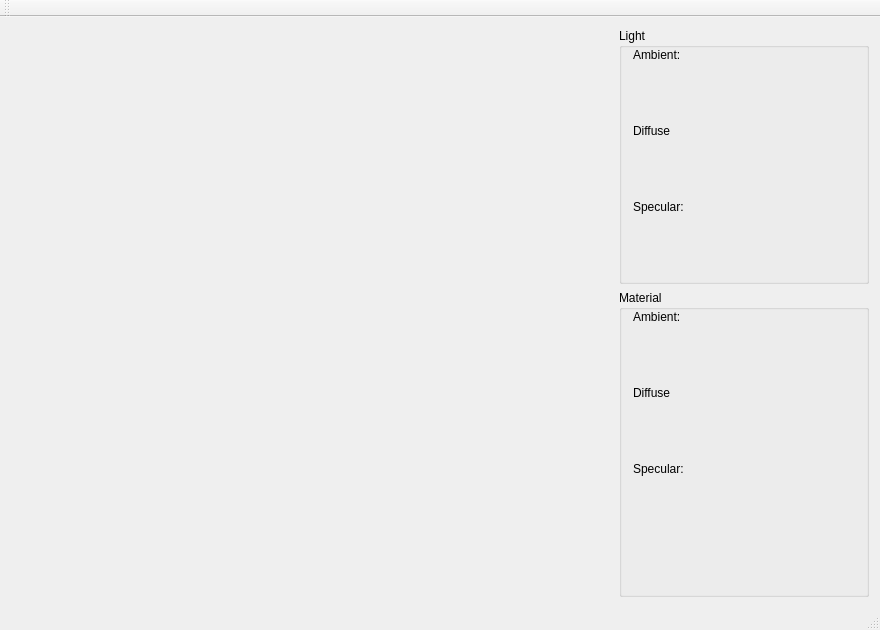
<?xml version="1.0" encoding="UTF-8"?>
<ui version="4.0">
 <class>MainWindow</class>
 <widget class="QMainWindow" name="MainWindow">
  <property name="geometry">
   <rect>
    <x>0</x>
    <y>0</y>
    <width>880</width>
    <height>630</height>
   </rect>
  </property>
  <property name="windowTitle">
   <string>MainWindow</string>
  </property>
  <widget class="QWidget" name="centralWidget">
   <layout class="QHBoxLayout" name="horizontalLayout_2">
    <item>
     <layout class="QHBoxLayout" name="horizontalLayout">
      <item>
       <widget class="GLWindow" name="glwindow" native="true">
        <property name="sizePolicy">
         <sizepolicy hsizetype="Expanding" vsizetype="Preferred">
          <horstretch>0</horstretch>
          <verstretch>0</verstretch>
         </sizepolicy>
        </property>
       </widget>
      </item>
      <item>
       <layout class="QVBoxLayout" name="verticalLayout">
        <item>
         <widget class="QGroupBox" name="groupBox">
          <property name="sizePolicy">
           <sizepolicy hsizetype="Preferred" vsizetype="Preferred">
            <horstretch>0</horstretch>
            <verstretch>0</verstretch>
           </sizepolicy>
          </property>
          <property name="minimumSize">
           <size>
            <width>250</width>
            <height>0</height>
           </size>
          </property>
          <property name="maximumSize">
           <size>
            <width>250</width>
            <height>16777215</height>
           </size>
          </property>
          <property name="title">
           <string>Light</string>
          </property>
          <layout class="QVBoxLayout" name="verticalLayout_3">
           <property name="topMargin">
            <number>0</number>
           </property>
           <item>
            <layout class="QVBoxLayout" name="verticalLayout_2">
             <item>
              <widget class="QLabel" name="label">
               <property name="text">
                <string>Ambient:</string>
               </property>
              </widget>
             </item>
             <item>
              <widget class="ColorPicker" name="ambientWidget" native="true">
               <property name="minimumSize">
                <size>
                 <width>0</width>
                 <height>50</height>
                </size>
               </property>
              </widget>
             </item>
             <item>
              <widget class="QLabel" name="label_3">
               <property name="text">
                <string>Diffuse</string>
               </property>
              </widget>
             </item>
             <item>
              <widget class="ColorPicker" name="diffuseWidget" native="true">
               <property name="minimumSize">
                <size>
                 <width>0</width>
                 <height>50</height>
                </size>
               </property>
              </widget>
             </item>
             <item>
              <widget class="QLabel" name="label_2">
               <property name="text">
                <string>Specular:</string>
               </property>
              </widget>
             </item>
             <item>
              <widget class="ColorPicker" name="specularWidget" native="true">
               <property name="minimumSize">
                <size>
                 <width>0</width>
                 <height>50</height>
                </size>
               </property>
              </widget>
             </item>
            </layout>
           </item>
          </layout>
         </widget>
        </item>
        <item>
         <widget class="QGroupBox" name="groupBox_2">
          <property name="minimumSize">
           <size>
            <width>250</width>
            <height>0</height>
           </size>
          </property>
          <property name="maximumSize">
           <size>
            <width>250</width>
            <height>16777215</height>
           </size>
          </property>
          <property name="title">
           <string>Material</string>
          </property>
          <layout class="QVBoxLayout" name="verticalLayout_6">
           <property name="topMargin">
            <number>0</number>
           </property>
           <item>
            <layout class="QVBoxLayout" name="verticalLayout_5">
             <item>
              <widget class="QLabel" name="label_6">
               <property name="text">
                <string>Ambient:</string>
               </property>
              </widget>
             </item>
             <item>
              <widget class="ColorPicker" name="materialAmbient" native="true">
               <property name="minimumSize">
                <size>
                 <width>0</width>
                 <height>50</height>
                </size>
               </property>
              </widget>
             </item>
             <item>
              <widget class="QLabel" name="label_4">
               <property name="text">
                <string>Diffuse</string>
               </property>
              </widget>
             </item>
             <item>
              <widget class="ColorPicker" name="materialDiffuse" native="true">
               <property name="minimumSize">
                <size>
                 <width>0</width>
                 <height>50</height>
                </size>
               </property>
              </widget>
             </item>
             <item>
              <widget class="QLabel" name="label_5">
               <property name="text">
                <string>Specular:</string>
               </property>
              </widget>
             </item>
             <item>
              <widget class="ColorPicker" name="materialSpecular" native="true">
               <property name="minimumSize">
                <size>
                 <width>0</width>
                 <height>50</height>
                </size>
               </property>
              </widget>
             </item>
            </layout>
           </item>
           <item>
            <spacer name="verticalSpacer">
             <property name="orientation">
              <enum>Qt::Vertical</enum>
             </property>
             <property name="sizeHint" stdset="0">
              <size>
               <width>20</width>
               <height>45</height>
              </size>
             </property>
            </spacer>
           </item>
          </layout>
         </widget>
        </item>
       </layout>
      </item>
     </layout>
    </item>
   </layout>
  </widget>
  <widget class="QMenuBar" name="menuBar">
   <property name="geometry">
    <rect>
     <x>0</x>
     <y>0</y>
     <width>880</width>
     <height>18</height>
    </rect>
   </property>
  </widget>
  <widget class="QToolBar" name="mainToolBar">
   <attribute name="toolBarArea">
    <enum>TopToolBarArea</enum>
   </attribute>
   <attribute name="toolBarBreak">
    <bool>false</bool>
   </attribute>
  </widget>
  <widget class="QStatusBar" name="statusBar"/>
 </widget>
 <layoutdefault spacing="6" margin="11"/>
 <customwidgets>
  <customwidget>
   <class>GLWindow</class>
   <extends>QWidget</extends>
   <header>glwindow.h</header>
  </customwidget>
  <customwidget>
   <class>ColorPicker</class>
   <extends>QWidget</extends>
   <header>colorpicker.h</header>
  </customwidget>
 </customwidgets>
 <resources/>
 <connections/>
</ui>
